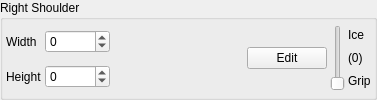
        <widget class="QGroupBox" name="groupBox_7">
         <property name="title">
          <string>Right Shoulder</string>
         </property>
         <layout class="QGridLayout" name="gridLayout_5">
          <property name="leftMargin">
           <number>3</number>
          </property>
          <property name="topMargin">
           <number>3</number>
          </property>
          <property name="rightMargin">
           <number>3</number>
          </property>
          <property name="bottomMargin">
           <number>3</number>
          </property>
          <property name="spacing">
           <number>3</number>
          </property>
          <item row="1" column="0">
           <widget class="QLabel" name="label_34">
            <property name="text">
             <string>Height</string>
            </property>
           </widget>
          </item>
          <item row="1" column="1">
           <widget class="QSpinBox" name="sbRShoulderHeight">
            <property name="minimum">
             <number>-65535</number>
            </property>
            <property name="maximum">
             <number>65535</number>
            </property>
            <property name="singleStep">
             <number>100</number>
            </property>
           </widget>
          </item>
          <item row="0" column="1">
           <widget class="QSpinBox" name="sbRShoulderWidth">
            <property name="minimum">
             <number>-65535</number>
            </property>
            <property name="maximum">
             <number>65535</number>
            </property>
            <property name="singleStep">
             <number>100</number>
            </property>
           </widget>
          </item>
          <item row="0" column="3" rowspan="2">
           <widget class="QLabel" name="lblRShoulderTex2">
            <property name="sizePolicy">
             <sizepolicy hsizetype="Fixed" vsizetype="Fixed">
              <horstretch>0</horstretch>
              <verstretch>0</verstretch>
             </sizepolicy>
            </property>
            <property name="minimumSize">
             <size>
              <width>64</width>
              <height>64</height>
             </size>
            </property>
            <property name="text">
             <string/>
            </property>
           </widget>
          </item>
          <item row="0" column="0">
           <widget class="QLabel" name="label_35">
            <property name="text">
             <string>Width</string>
            </property>
           </widget>
          </item>
          <item row="0" column="2" rowspan="2">
           <widget class="QLabel" name="lblRShoulderTex1">
            <property name="sizePolicy">
             <sizepolicy hsizetype="Fixed" vsizetype="Fixed">
              <horstretch>0</horstretch>
              <verstretch>0</verstretch>
             </sizepolicy>
            </property>
            <property name="minimumSize">
             <size>
              <width>64</width>
              <height>64</height>
             </size>
            </property>
            <property name="text">
             <string/>
            </property>
           </widget>
          </item>
          <item row="0" column="4" rowspan="2">
           <widget class="QPushButton" name="pbEditRShoulder">
            <property name="text">
             <string>Edit</string>
            </property>
           </widget>
          </item>
          <item row="0" column="5" rowspan="2">
           <layout class="QGridLayout" name="gridLayout_12">
            <item row="2" column="1">
             <widget class="QLabel" name="lblRShoulderGrip">
              <property name="text">
               <string>(0)</string>
              </property>
              <property name="alignment">
               <set>Qt::AlignLeading|Qt::AlignLeft|Qt::AlignVCenter</set>
              </property>
             </widget>
            </item>
            <item row="3" column="1">
             <widget class="QLabel" name="label_36">
              <property name="text">
               <string>Grip</string>
              </property>
              <property name="alignment">
               <set>Qt::AlignLeading|Qt::AlignLeft|Qt::AlignVCenter</set>
              </property>
             </widget>
            </item>
            <item row="1" column="1">
             <widget class="QLabel" name="label_19">
              <property name="text">
               <string>Ice</string>
              </property>
             </widget>
            </item>
            <item row="1" column="0" rowspan="3">
             <widget class="QSlider" name="sldRShoulderGrip">
              <property name="maximum">
               <number>12</number>
              </property>
              <property name="pageStep">
               <number>1</number>
              </property>
              <property name="orientation">
               <enum>Qt::Vertical</enum>
              </property>
             </widget>
            </item>
           </layout>
          </item>
         </layout>
        </widget>
